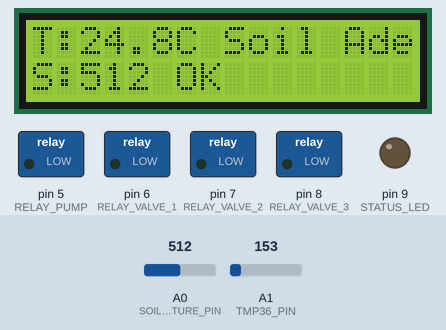
Recording of a sketch running on a simulated Arduino Uno, built with avr-gcc and run on an emulated ATmega328P. On the bench: 16×2 character LCD, switched loads named in the sketch (green lamp = pin HIGH), output pins drawn as LEDs (lit = HIGH). The inputs (shaded band) are chosen by the test bench; at power-on: A0 (SOIL_MOISTURE_PIN) = 512, A1 (TMP36_PIN) = 153. What the sketch prints to the serial monitor is not drawn.

Above: at 3.2 s.
3.3 s: A0 (SOIL_MOISTURE_PIN) set to 313
At 4.7 s:
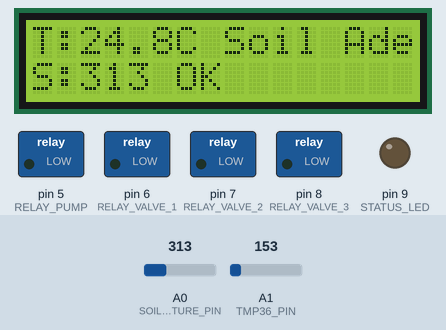
5.6 s: A0 (SOIL_MOISTURE_PIN) set to 289
At 7.4 s:
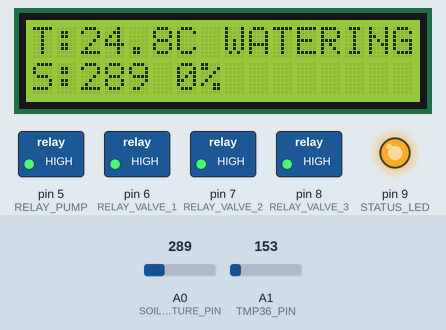
7.9 s: A0 (SOIL_MOISTURE_PIN) set to 710
At 10.2 s:
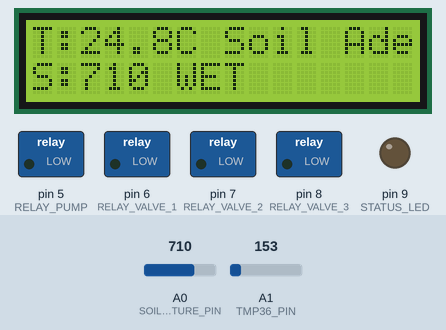
11.0 s: A1 (TMP36_PIN) set to 165
At 12.8 s:
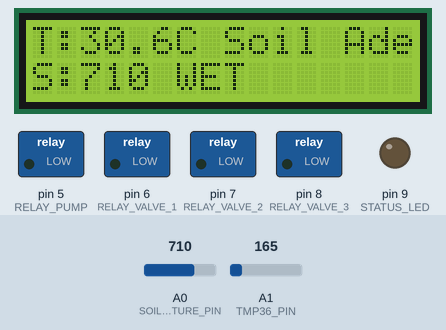
13.1 s: A0 (SOIL_MOISTURE_PIN) set to 683
At 14.5 s:
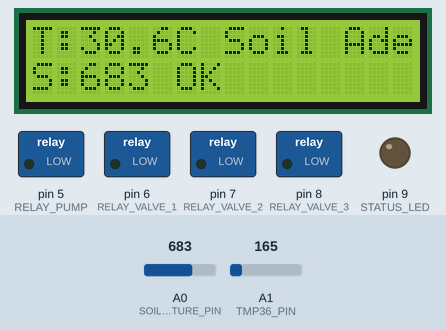
15.1 s: A0 (SOIL_MOISTURE_PIN) set to 290
At 17.1 s:
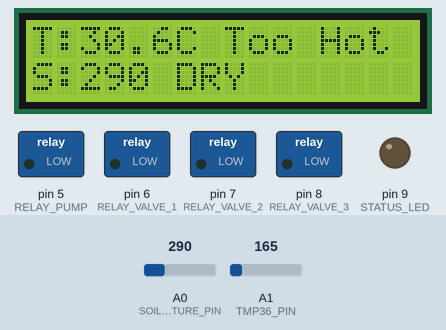
Timing chart, 0 to 18.2 s (numbered marks = the images above; inputs shaded):
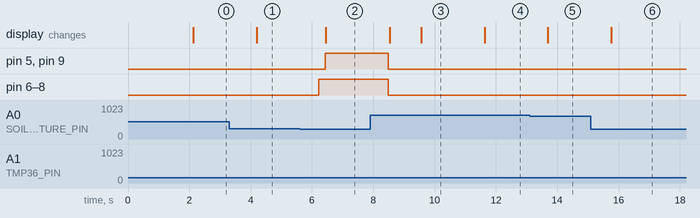

Measured:
- the behaviour switches between 300 and 299 on A0 (SOIL_MOISTURE_PIN) (found by bisection; images 1 and 2)
- the behaviour switches between 701 and 700 on A0 (SOIL_MOISTURE_PIN) (found by bisection; images 4 and 5)
- after the input at 3.3 s, the display: changes after 0.89 s (image 1)
- after the input at 5.6 s, pin 5 (RELAY_PUMP), pin 9 (STATUS_LED): LOW → HIGH after 0.83 s; pin 6 (RELAY_VALVE_1), pin 7 (RELAY_VALVE_2), pin 8 (RELAY_VALVE_3): LOW → HIGH after 0.63 s; the display: changes after 0.85 s (image 2)
- after the input at 7.9 s, pin 5 (RELAY_PUMP), pin 6 (RELAY_VALVE_1), pin 7 (RELAY_VALVE_2), pin 8 (RELAY_VALVE_3), pin 9 (STATUS_LED): HIGH → LOW after 0.58 s; the display: first changes after 0.63 s (image 3 shows a later state)
- after the input at 11.0 s, the display: changes after 0.63 s (image 4)
- after the input at 13.1 s, the display: changes after 0.60 s (image 5)
- after the input at 15.1 s, the display: changes after 0.66 s (image 6)

The sketch:

grand_blad1.ino
```cpp
#include <Wire.h>
#include <LiquidCrystal_I2C.h>

// ---------------- Pin Definitions ----------------
#define SOIL_MOISTURE_PIN A0
#define TMP36_PIN A1
#define RELAY_PUMP 5
#define RELAY_VALVE_1 6
#define RELAY_VALVE_2 7
#define RELAY_VALVE_3 8
#define STATUS_LED 9

// ---------------- Thresholds & Limits ----------------
const int MOISTURE_THRESHOLD_LOW = 300;   // Dry soil
const int MOISTURE_THRESHOLD_HIGH = 700;  // Wet soil
const int TEMP_MIN = 15;                  // °C
const int TEMP_MAX = 25;                  // °C
const unsigned long MAX_IRRIGATION_TIME = 60000; // 60s cutoff

// ---------------- Relay States ----------------
#define RELAY_ON HIGH
#define RELAY_OFF LOW

// ---------------- System Variables ----------------
int soilMoisture = 0;
float temperature = 0.0;
bool isWatering = false;
unsigned long wateringStartTime = 0;
String systemStatus = "System Ready";

LiquidCrystal_I2C lcd(0x27, 16, 2);

// ---------------- Setup ----------------
void setup() {
  Serial.begin(9600);
  initializeHardware();
  lcd.init();
  lcd.backlight();
  showStartupMessage();
}

void loop() {
  readSensors();
  checkWateringConditions();
  updateDisplay();
  delay(1000);
}

// ---------------- Hardware Setup ----------------
void initializeHardware() {
  pinMode(SOIL_MOISTURE_PIN, INPUT);
  pinMode(TMP36_PIN, INPUT);
  pinMode(RELAY_PUMP, OUTPUT);
  pinMode(RELAY_VALVE_1, OUTPUT);
  pinMode(RELAY_VALVE_2, OUTPUT);
  pinMode(RELAY_VALVE_3, OUTPUT);
  pinMode(STATUS_LED, OUTPUT);
  emergencyStop();
}

void emergencyStop() {
  digitalWrite(RELAY_PUMP, RELAY_OFF);
  closeValves();
  digitalWrite(STATUS_LED, LOW);
  isWatering = false;
  systemStatus = "System Ready";
}

// ---------------- Sensor Reading ----------------
void readSensors() {
  soilMoisture = analogRead(SOIL_MOISTURE_PIN);

  int tempSensorValue = analogRead(TMP36_PIN);
  float voltage = tempSensorValue * (5.0 / 1023.0); // Convert ADC to voltage
  temperature = (voltage - 0.5) * 100.0;            // TMP36 conversion

  // JSON-like structured log for IoT expansion
  Serial.print("{\"moisture\":");
  Serial.print(soilMoisture);
  Serial.print(",\"temp\":");
  Serial.print(temperature);
  Serial.println("}");
}

// ---------------- Watering Logic ----------------
void checkWateringConditions() {
  if (isWatering) {
    // Safety timeout
    if (millis() - wateringStartTime > MAX_IRRIGATION_TIME) {
      stopWatering("Time Limit");
      return;
    }

    // Moisture target reached → stop irrigation
    if (soilMoisture >= MOISTURE_THRESHOLD_HIGH) {
      stopWatering("Target Reached");
      return;
    }

    // Continue watering otherwise
    return;
  }

  // New cycle conditions
  bool needsWater = soilMoisture < MOISTURE_THRESHOLD_LOW;
  bool goodTemp = (temperature > TEMP_MIN && temperature < TEMP_MAX);

  if (needsWater && goodTemp) {
    startWatering();
  } else if (needsWater) {
    systemStatus = (temperature <= TEMP_MIN) ? "Too Cold" : "Too Hot";
  } else {
    systemStatus = "Soil Adequate";
  }
}

void startWatering() {
  if (digitalRead(RELAY_PUMP) != RELAY_OFF) {
    emergencyStop();
    systemStatus = "Pump Error";
    return;
  }

  Serial.println("STARTING WATERING CYCLE");
  openValves();
  delay(200); // Allow valves to open
  digitalWrite(RELAY_PUMP, RELAY_ON);

  if (digitalRead(RELAY_PUMP) != RELAY_ON) {
    emergencyStop();
    systemStatus = "Pump Failed";
    return;
  }

  digitalWrite(STATUS_LED, HIGH);
  isWatering = true;
  wateringStartTime = millis();
  systemStatus = "Watering";
}

void stopWatering(String reason) {
  Serial.print("STOPPING: "); Serial.println(reason);

  // 1. Pump OFF first
  digitalWrite(RELAY_PUMP, RELAY_OFF);

  // 2. Close valves
  closeValves();

  // 3. Update system state
  digitalWrite(STATUS_LED, LOW);
  isWatering = false;
  systemStatus = reason;

  // Verification
  if (digitalRead(RELAY_PUMP) != RELAY_OFF) {
    systemStatus = "Pump Error!";
    Serial.println("WARNING: Pump failed to turn off!");
  }

  Serial.print("Final Moisture: "); Serial.println(soilMoisture);
}

// ---------------- Valve Helpers ----------------
void openValves() {
  digitalWrite(RELAY_VALVE_1, RELAY_ON);
  digitalWrite(RELAY_VALVE_2, RELAY_ON);
  digitalWrite(RELAY_VALVE_3, RELAY_ON);
}

void closeValves() {
  digitalWrite(RELAY_VALVE_1, RELAY_OFF);
  digitalWrite(RELAY_VALVE_2, RELAY_OFF);
  digitalWrite(RELAY_VALVE_3, RELAY_OFF);
}

// ---------------- LCD Display ----------------
void updateDisplay() {
  lcd.clear();
  lcd.setCursor(0, 0);
  lcd.print("T:");
  lcd.print(temperature, 1);
  lcd.print("C ");
  lcd.print(isWatering ? "WATERING" : systemStatus);

  lcd.setCursor(0, 1);
  lcd.print("S:");
  lcd.print(soilMoisture);

  if (isWatering) {
    int progress = map(soilMoisture, MOISTURE_THRESHOLD_LOW, MOISTURE_THRESHOLD_HIGH, 0, 100);
    progress = constrain(progress, 0, 100);
    lcd.print(" ");
    lcd.print(progress);
    lcd.print("%");
  } else {
    lcd.print(soilMoisture < MOISTURE_THRESHOLD_LOW ? " DRY" :
              soilMoisture > MOISTURE_THRESHOLD_HIGH ? " WET" : " OK");
  }
}

void showStartupMessage() {
  lcd.clear();
  lcd.setCursor(0, 0);
  lcd.print("Smart Irrigation");
  lcd.setCursor(0, 1);
  lcd.print("Pump Control");
  delay(2000);
}
```
